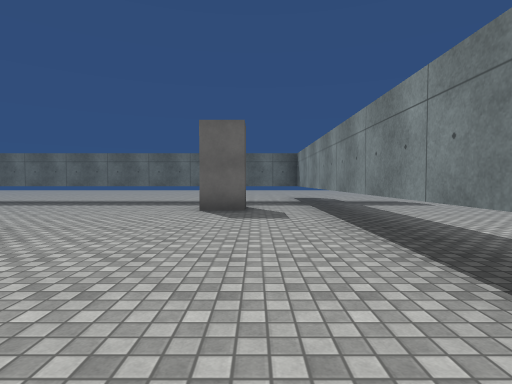
view 1 (above)

23 first-person views from a walk through a 3-D level made in the Unity game engine. The camera is 1.3 m above the floor, tilts 2° down and sees 80° across. The floor is counted in squares, 2 m on a side. Each view is taken from the middle of a square. On the plan, view 1 faces up. The plan holds only what a view shows up to about 10 squares ahead; the rest is blank. The place goes on beyond the plan. Surface patterns are stand-ins for the level's own textures.

view 2
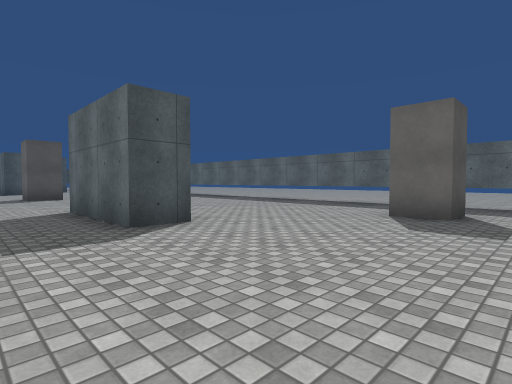

view 3
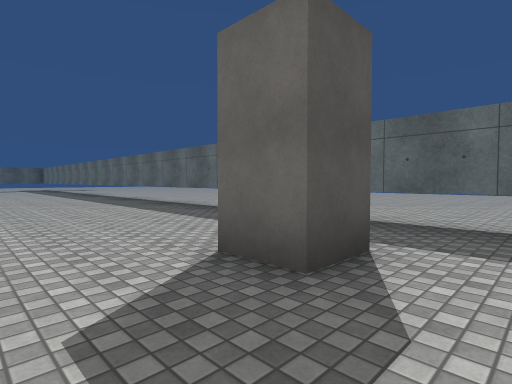

view 4
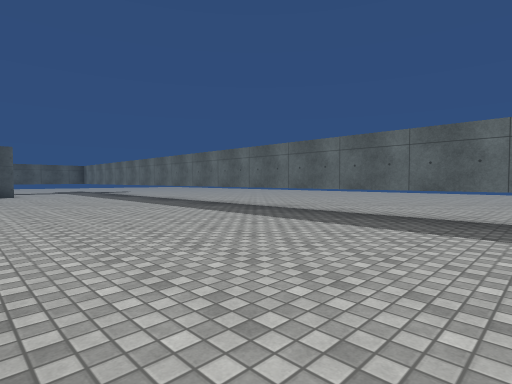

view 5
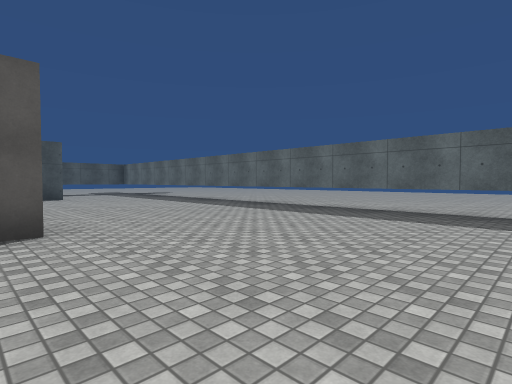

view 6
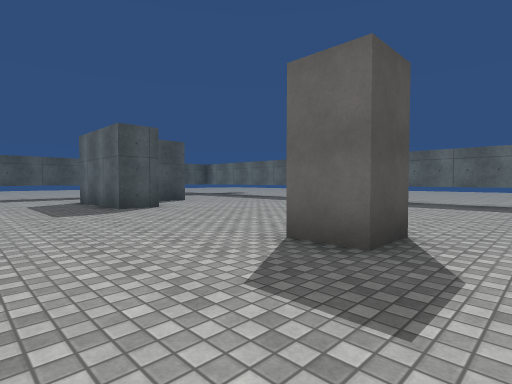

view 7
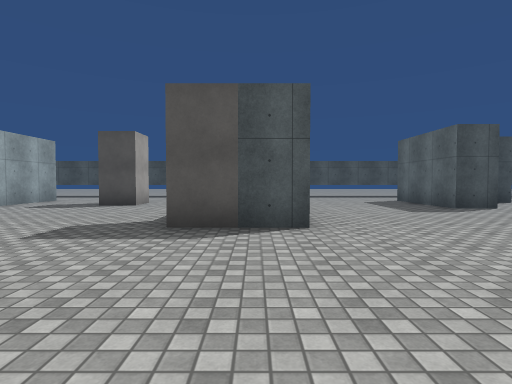

view 8
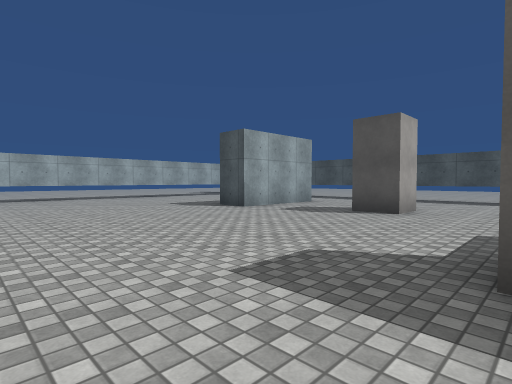

view 9
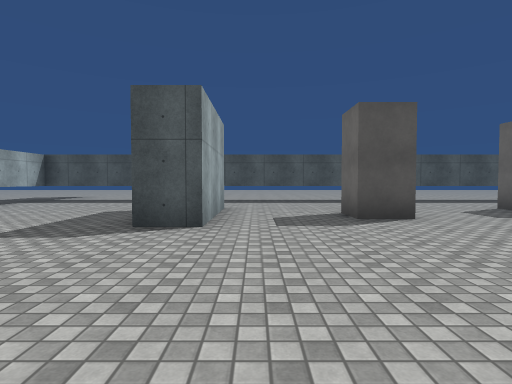

view 10
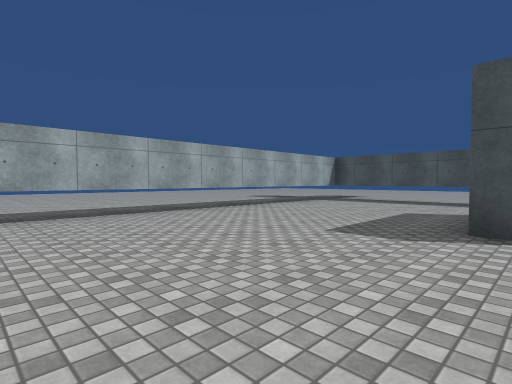

view 11
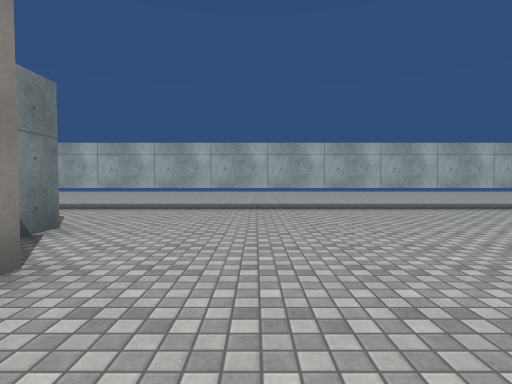

view 12
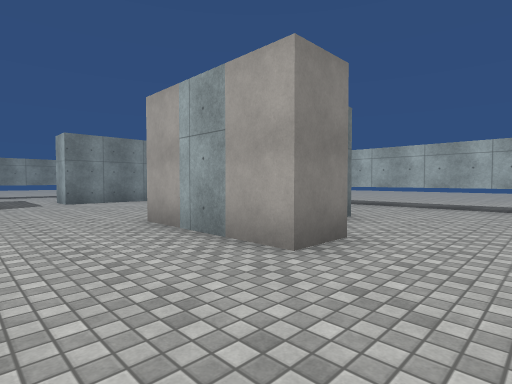

view 13
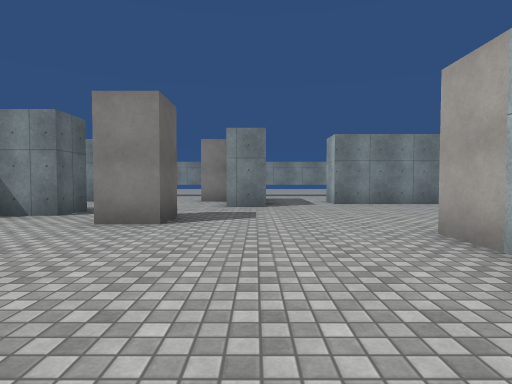

view 14
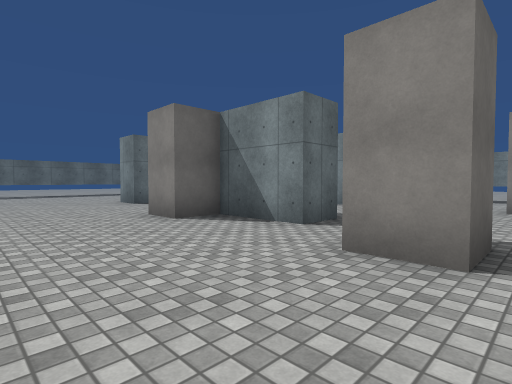

view 15
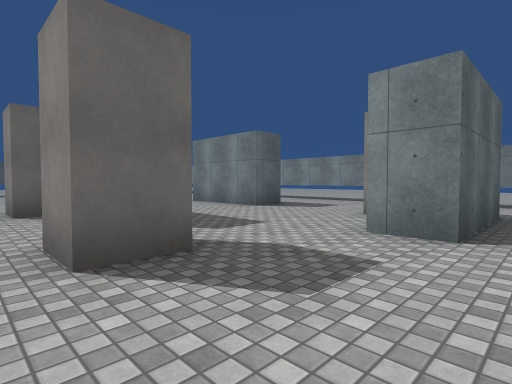

view 16
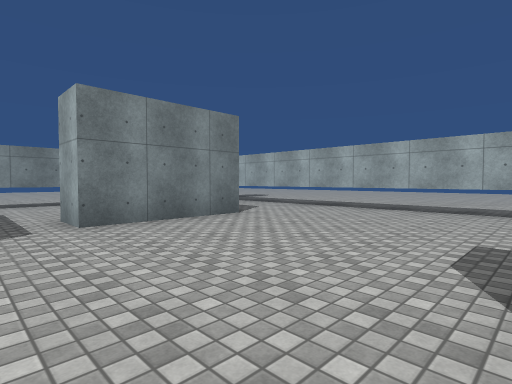

view 17
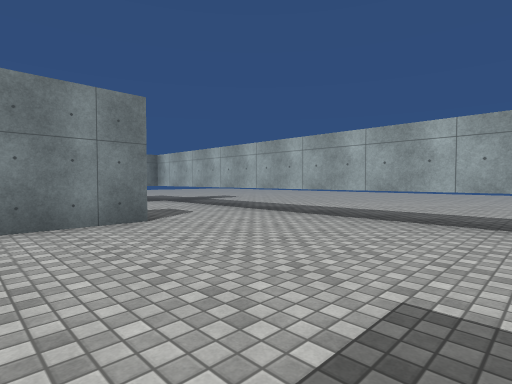

view 18
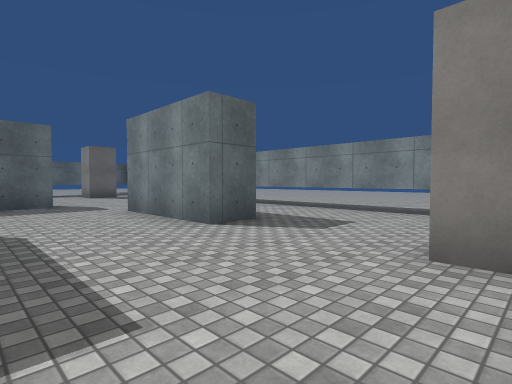

view 19
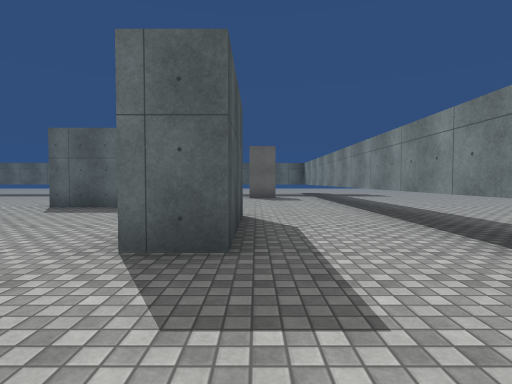

view 20
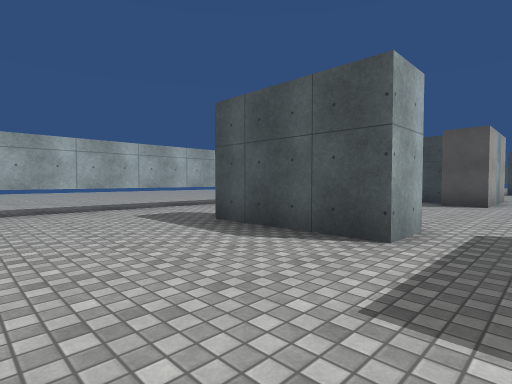

view 21
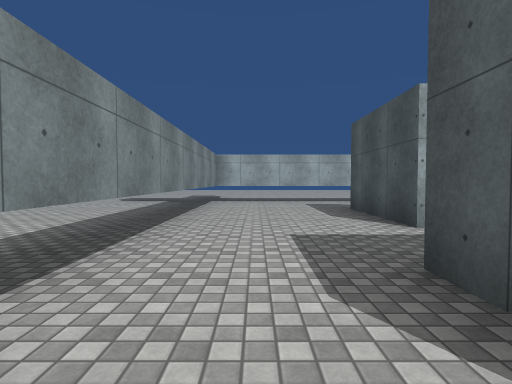

view 22
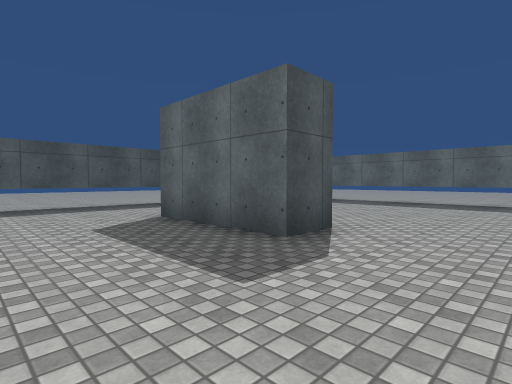

view 23
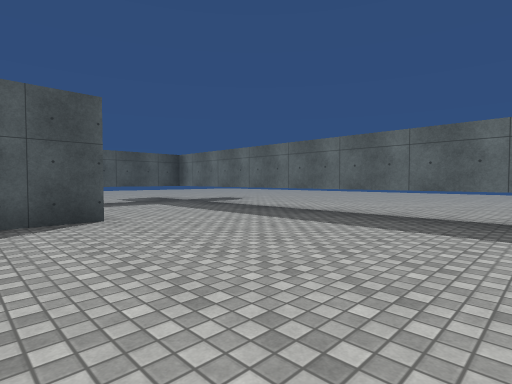

### Floor plan
Points are (right, up) in squares from view 1. A wall is a line through its corners. A room is listed if a view was taken in it or the views show most of it. See-through windows are left out.
Room 1 (views 1, 2, 3, 4, 5, 6, 7, 8, 9, 10, 11, 12, 13, 14, 15, 16, 17, 18, 19, 20, 21, 22, 23)
walls: (-14.2, -1.2) (-14.2, -2.2); (-5.1, -3.3) (-6.2, -3.3) (-6.2, -1.2); (-10.2, -9.3) (-9.4, -9.3); (-9.3, -10.4) (-9.3, -11); (-17.3, 3.9) (-17.3, 2.8) (-20.2, 2.8); (-3.2, 3.8) (-3.2, 2.8) (-6.2, 2.8) (-6.2, 3.8); (-1.3, 0.6) (-1.3, -2.3) (-2.2, -2.3) (-2.2, 0.8); (-10.3, -12.4) (-10.3, -11.5); (-1.3, -6.4) (-1.3, -7.3) (-4.2, -7.3) (-4.2, -6.2); (-19.2, 5.9) (-19.2, 4.4); (-20.4, -8.8) (-17.3, -8.8) (-17.3, -9.9); (-3.3, -12.4) (-3.3, -9.3) (-2.3, -9.3) (-2.3, -12.2); (-22.7, 4.1) (-22.7, -9.1); (-22.7, -10.6) (-22.7, -14.8) (1.3, -14.8) (1.3, 9.3) (-22.7, 9.3) (-22.7, 6.9)
objects: block (-20, -2); block (-19, -6); block (-15, -3); block (-12, 3); block (-11, -10); block (-9, -10); block (-7, -5); block (-7, -1); block (-2, -6); block (-1, 7)

Positions as (right, up) in squares from view 1, and headings:
1: (0, 0), facing up
2: (1, 1), facing up-left
3: (1, 5), facing up-left
4: (-4, 4), facing up-left
5: (-7, 3), facing up-left
6: (-10, 0), facing up-left
7: (-10, -2), facing left
8: (-12, -3), facing down-left
9: (-13, -8), facing left
10: (-13, -9), facing down-left
11: (-13, -8), facing down
12: (-13, -7), facing down-right
13: (-12, -7), facing right
14: (-10, -6), facing up-right
15: (-8, -8), facing up-right
16: (-8, -8), facing down-right
17: (-8, -10), facing down-right
18: (-5, -6), facing up-right
19: (-1, -5), facing up
20: (1, -8), facing down-left
21: (0, -5), facing down
22: (-15, 0), facing up-left
23: (-14, 4), facing up-left
